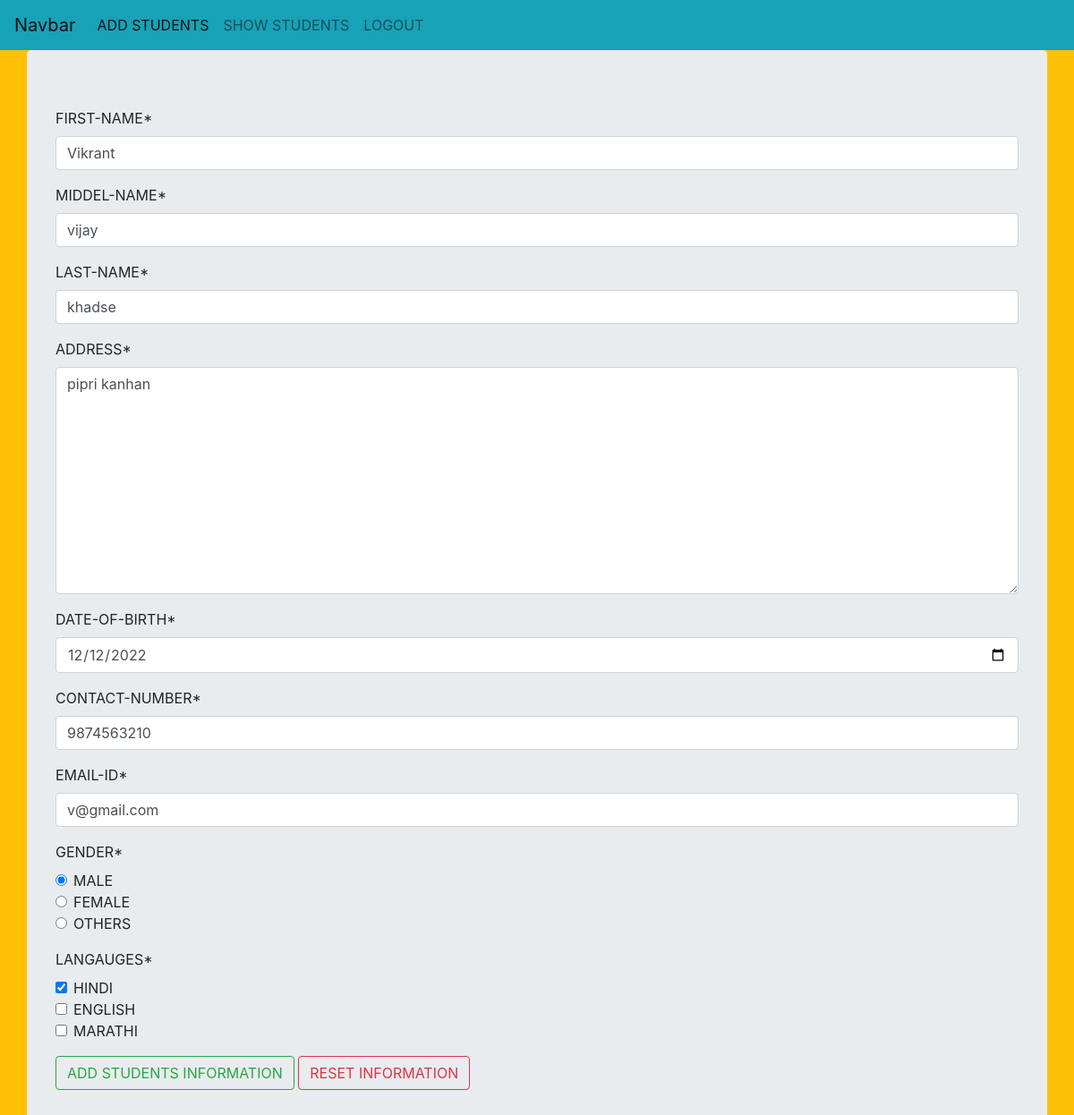
/a1/uv/4/ (signed in), run on the app's committed database.
### curd_app/models.py (models this page shows)
class Student(models.Model):
    fname = models.CharField(max_length=50)
    mname = models.CharField(max_length=50)
    lname = models.CharField(max_length=50)
    address = models.CharField(max_length=100)
    dob = models.DateField()
    phone = models.CharField(max_length=16)
    mail = models.EmailField()
    gender = models.CharField(max_length=50)
    langauges = models.CharField(max_length=200)

### curd_app/views.py (the view)
# urls.py: path('uv/<int:pk>/', views.StudentUpdate.as_view(), name='update_url'),
@method_decorator(login_required, name='dispatch')
class StudentUpdate(UpdateView):
    model = Student
    form_class = StudentForm
    success_url = reverse_lazy('retrieve_url')

### curd_app/forms.py
class StudentForm(forms.ModelForm):
    class Meta:
        model = Student
        fields = '__all__'
        labels = {
            'fname': 'FIRST-NAME',
            'mname': 'MIDDEL-NAME',
            'lname': 'LAST-NAME',
            'address': 'ADDRESS',
            'dob': 'DATE-OF-BIRTH',
            'phone': 'CONTACT-NUMBER',
            'mail': 'EMAIL-ID',
            'gender': 'GENDER',
            'langauges': 'LANGAUGES',
        }
        widgets = {
            'address': forms.Textarea(attrs={'placeholder': 'E.g. kanhan 441401'}),
            'dob': forms.DateInput(attrs={'type': 'date'}),
            'gender': forms.RadioSelect(choices=ge),
            'langauges': forms.CheckboxSelectMultiple(choices=la)
        }

### templates/curd_app/student_form.html (shortened to what this page needs)
{% extends 'layout.html' %}
{% load crispy_forms_tags %}
{% block content %}
     <div class="jumbotron container">
       <form method="POST">
         {{form| crispy}}
         <input type="submit" value="ADD STUDENTS INFORMATION" class="btn btn-outline-success">
         <input type="reset" value="RESET INFORMATION" class="btn btn-outline-danger">
       </form>
   </div>
{% endblock %}

### data on the page
Student: fname "Vikrant", mname "vijay", lname "khadse", address "pipri kanhan", dob "12/12/2022", phone "9874563210", mail "v@gmail.com", gender "☑ MALE ☐ FEMALE ☐ OTHERS", langauges "☑ ☐ ☐"
